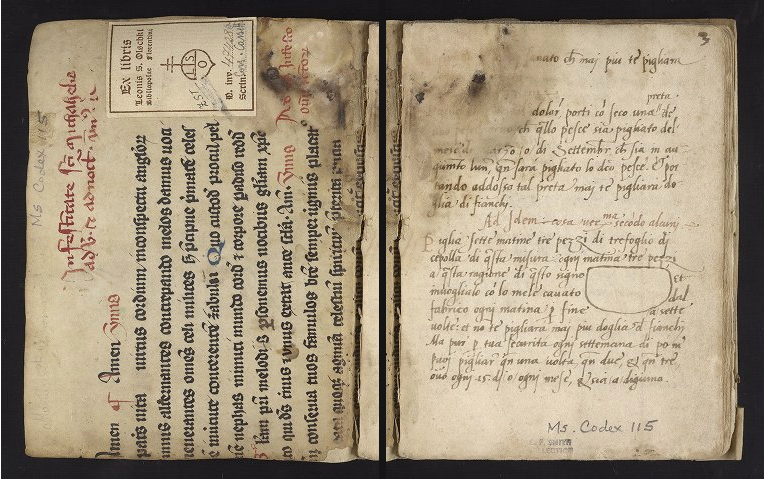
#> input picture dataset/original/document.png, 765 x 479 px, found by its file name
$ python main.py
#> lines starting #> are read from the running program, lines starting #| are printed output that depends on the picture

import cv2
import matplotlib.pyplot as plt

# Step 1: Load original document image
image_path = "dataset/original/document.png"
image = cv2.imread(image_path)
#> image is the input picture: shape (479, 765, 3); mean B, G, R 125.2, 147.9, 162.1

# Step 2: Check image
if image is None:
    raise FileNotFoundError("Document image not found!")

# Step 3: Get image information
height, width, channels = image.shape
#> height = 479; width = 765; channels = 3

print("===== PaperTrail =====")
print("Image loaded successfully!")
print("Height:", height)
#| Height: 479
print("Width:", width)
#| Width: 765
print("Channels:", channels)
#| Channels: 3
print("Total Pixels:", height * width)
#| Total Pixels: 366435

# Step 4: Convert BGR to RGB
rgb_image = cv2.cvtColor(image, cv2.COLOR_BGR2RGB)

# Step 5: Convert RGB image to Grayscale
gray_image = cv2.cvtColor(image, cv2.COLOR_BGR2GRAY)
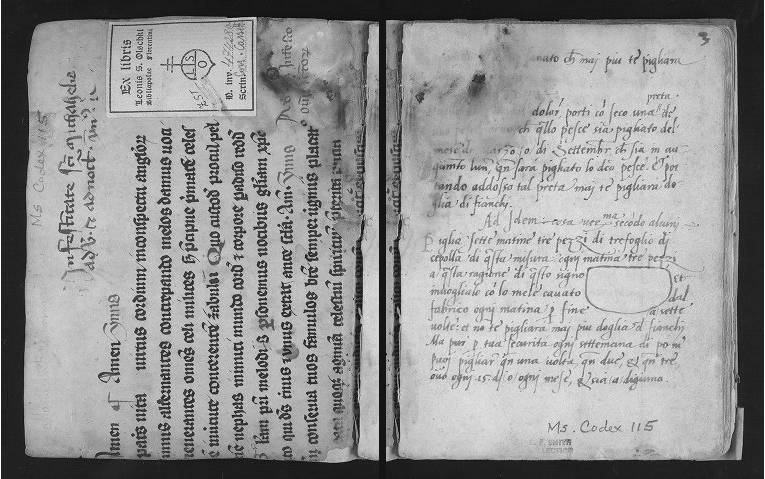
#> gray_image: shape (479, 765); min 1, max 255, mean 149.6

# Step 6: Display images
plt.figure(figsize=(12, 5))

plt.subplot(1, 2, 1)
plt.imshow(rgb_image)
plt.title("Original Document")
plt.axis("off")

plt.subplot(1, 2, 2)
plt.imshow(gray_image, cmap="gray")
plt.title("Grayscale Document")
plt.axis("off")

plt.tight_layout()
plt.show()
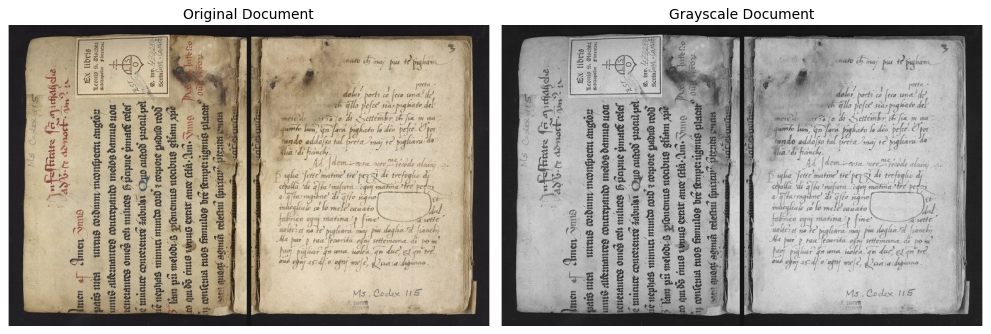
#> figure drawn by matplotlib, 2 panels

# Step 7: Save grayscale image
cv2.imwrite("dataset/processed/grayscale.png", gray_image)

print("Grayscale image saved successfully!")
